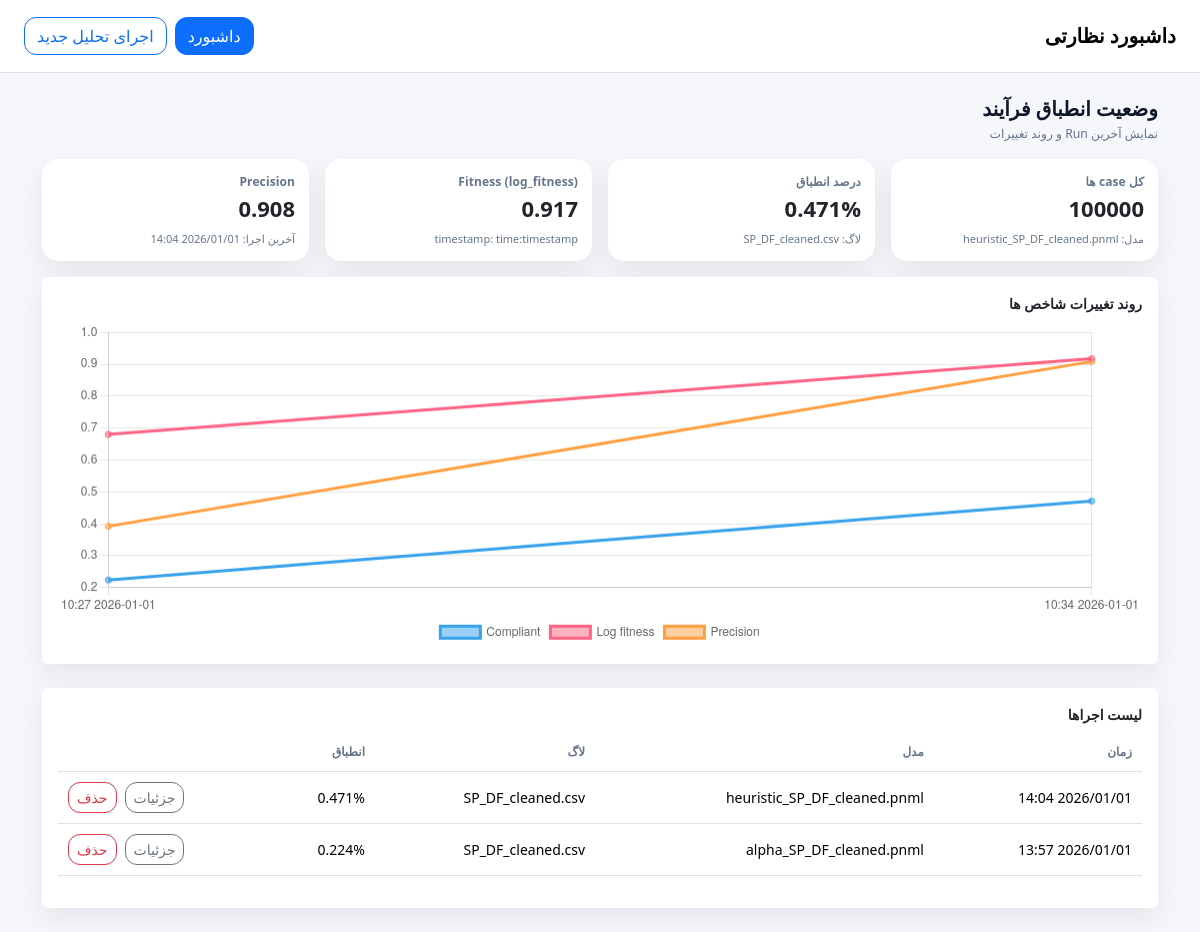
The page / on the database its author committed.
### monitoring/models.py (models this page shows, shortened)
class ConformanceRun(models.Model):
    created_at = models.DateTimeField(auto_now_add=True)
    model_file = models.CharField(max_length=255)
    log_file = models.CharField(max_length=255)
    timestamp_key_used = models.CharField(max_length=255, blank=True, default="")
    total_cases = models.IntegerField()
    compliant_cases = models.IntegerField()
    non_compliant_cases = models.IntegerField()
    compliant_percentage = models.FloatField()
    non_compliant_percentage = models.FloatField()
    log_fitness = models.FloatField(null=True, blank=True)
    average_trace_fitness = models.FloatField(null=True, blank=True)
    percentage_of_fitting_traces = models.FloatField(null=True, blank=True)
    precision = models.FloatField(null=True, blank=True)
    summary_json_path = models.CharField(max_length=500, blank=True, default="")
    compliant_csv_path = models.CharField(max_length=500, blank=True, default="")
    non_compliant_csv_path = models.CharField(max_length=500, blank=True, default="")
    pnml_path = models.CharField(max_length=500, blank=True, default="")
    log_csv_path = models.CharField(max_length=500, blank=True, default="")

### monitoring/views.py (the view)
# urls.py: path("", views.index, name="index"),
def index(request):
    runs = ConformanceRun.objects.order_by('-created_at')
    latest = runs.first()
    runs_rev = list(runs)[::-1]
    labels = [r.created_at.strftime('%Y-%m-%d %H:%M') for r in runs_rev]
    compliant_series = [r.compliant_percentage for r in runs_rev]
    fitness_series = [r.log_fitness for r in runs_rev]
    precision_series = [r.precision for r in runs_rev]
    return render(request, 'monitoring/index.html', {
        'runs': runs,
        'latest': latest,
        'labels': labels,
        'compliant_series': compliant_series,
        'fitness_series': fitness_series,
        'precision_series': precision_series,
    })

### monitoring/templates/monitoring/index.html (shortened to what this page needs)
{% extends "monitoring/base.html" %}
{% block content %}
<div class="d-flex align-items-start justify-content-between flex-wrap gap-2 mb-3">
  <div>
    <h5 class="fw-bold mb-1">وضعیت انطباق فرآیند</h5>
    <div class="muted small">نمایش آخرین Run و روند تغییرات</div>
  </div>
</div>
{% if latest %}
<div class="row g-3 mb-3">
  <div class="col-12 col-md-6 col-xl-3">
    <div class="card card-kpi shadow-soft">
      <div class="card-body">
        <div class="muted kpi-label mb-1">کل case ها</div>
        <div class="kpi-value mono">{{ latest.total_cases }}</div>
        <div class="muted kpi-sub mt-2">مدل: {{ latest.model_file }}</div>
      </div>
    </div>
  </div>
  <div class="col-12 col-md-6 col-xl-3">
    <div class="card card-kpi shadow-soft">
      <div class="card-body">
        <div class="muted kpi-label mb-1">درصد انطباق</div>
        <div class="kpi-value mono">{{ latest.compliant_percentage|floatformat:3 }}%</div>
        <div class="muted kpi-sub mt-2">لاگ: {{ latest.log_file }}</div>
      </div>
    </div>
  </div>
  <div class="col-12 col-md-6 col-xl-3">
    <div class="card card-kpi shadow-soft">
      <div class="card-body">
        <div class="muted kpi-label mb-1">Fitness (log_fitness)</div>
        <div class="kpi-value mono">
          {{ latest.log_fitness|floatformat:3|default:"-" }}
        </div>
        <div class="muted kpi-sub mt-2">
          timestamp: {{ latest.timestamp_key_used|default:"-" }}
        </div>
      </div>
    </div>
  </div>
  <div class="col-12 col-md-6 col-xl-3">
    <div class="card card-kpi shadow-soft">
      <div class="card-body">
        <div class="muted kpi-label mb-1">Precision</div>
        <div class="kpi-value mono">
          {{ latest.precision|floatformat:3|default:"-" }}
        </div>
        <div class="muted kpi-sub mt-2">
          آخرین اجرا: {{ latest.created_at|date:"Y/m/d H:i" }}
        </div>
      </div>
    </div>
  </div>
</div>
<div class="card shadow-soft border-0 mb-4">
  <div class="card-body">
    <div class="fw-bold mb-2">روند تغییرات شاخص ها</div>
    <canvas id="trendChart" height="90"></canvas>
  </div>
</div>
<script>
  const labels = {{ labels|safe }};
  const compliantSeries = {{ compliant_series|safe }};
  const fitnessSeries = {{ fitness_series|safe }};
  const precisionSeries = {{ precision_series|safe }};
  new Chart(document.getElementById("trendChart"), {
    type: "line",
    data: {
      labels: labels,
      datasets: [
        { label: "Compliant", data: compliantSeries, tension: 0.35 },
        { label: "Log fitness", data: fitnessSeries, tension: 0.35 },
        { label: "Precision", data: precisionSeries, tension: 0.35 },
      ]
    },
    options: {
      responsive: true,
      plugins: {
        legend: { position: "bottom" }
      },
      scales: {
        y: { beginAtZero: false }
      }
    }
  });
</script>
<div class="card shadow-soft border-0">
  <div class="card-body">
    <div class="fw-bold mb-2">لیست اجراها</div>
    <div class="table-responsive">
      <table class="table table-sm align-middle">
        <thead>
          <tr class="muted">
            <th>زمان</th>
            <th>مدل</th>
            <th>لاگ</th>
            <th>انطباق</th>
            <th></th>
          </tr>
        </thead>
        <tbody>
        {% for r in runs %}
          <tr>
            <td class="mono">{{ r.created_at|date:"Y/m/d H:i" }}</td>
            <td>{{ r.model_file }}</td>
            <td>{{ r.log_file }}</td>
            <td class="mono">{{ r.compliant_percentage|floatformat:3 }}%</td>
            <td class="text-end">
              <div class="d-flex justify-content-end gap-2">
                <a class="btn btn-sm btn-outline-secondary" href="{% url 'monitoring:run_detail' r.id %}">
                  جزئیات
                </a>
                <form method="post" action="{% url 'monitoring:run_delete' r.id %}" class="m-0">
                  <button
                    type="submit"
                    class="btn btn-sm btn-outline-danger"
                    onclick="return confirm('این Run حذف شود؟ این عملیات قابل بازگشت نیست.');">
                    حذف
                  </button>
                </form>
              </div>
            </td>
          </tr>
        {% endfor %}
        </tbody>
      </table>
    </div>
  </div>
</div>
{% else %}
<div class="alert alert-info border-0 shadow-soft">
  هنوز هیچ Run ای ثبت نشده است.
  از دکمه <b>اجرای تحلیل جدید</b> استفاده کنید.
</div>
{% endif %}
{% endblock %}

### monitoring/templates/monitoring/base.html (shortened to what this page needs)
<!doctype html>
<html lang="fa" dir="rtl">
<head>
  <link rel="stylesheet" href="https://cdn.jsdelivr.net/npm/vazirmatn@33.0.3/Vazirmatn-font-face.css">
  <link rel="stylesheet" href="https://cdn.jsdelivr.net/npm/bootstrap@5.3.3/dist/css/bootstrap.rtl.min.css">
</head>
<body>
<nav class="navbar navbar-expand-lg bg-white border-bottom">
  <div class="container-fluid px-4 py-2 align-items-center">
    <a class="navbar-brand fw-bold m-0" href="{% url 'monitoring:index' %}">
      داشبورد نظارتی
    </a>
    <div class="d-flex gap-2 ms-auto">
      <a
        href="{% url 'monitoring:index' %}"
        class="btn {% if request.resolver_match.url_name == 'index' or request.resolver_match.url_name == 'run_detail' %}btn-primary{% else %}btn-outline-primary{% endif %}">
        داشبورد
      </a>
      <a
        href="{% url 'monitoring:upload' %}"
        class="btn {% if request.resolver_match.url_name == 'upload' %}btn-primary{% else %}btn-outline-primary{% endif %}">
        اجرای تحلیل جدید
      </a>
    </div>
  </div>
</nav>
<main class="container my-4">
  {% block content %}{% endblock %}
</main>
</body>
</html>

### monitoring/templates/monitoring/base.html (style rules this page uses)
:root { --bg:#f6f7fb; --text:#0f172a; --muted:#64748b; --card:#ffffff; }
body { background: var(--bg); color: var(--text); font-family: Vazirmatn, ui-sans-serif, system-ui; font-size: 14px; }
.shadow-soft { box-shadow: 0 10px 28px rgba(15, 23, 42, .08); }
.muted { color: var(--muted); }
.mono { font-variant-numeric: tabular-nums; }
.card-kpi { border: 0; border-radius: 16px; background: var(--card); }
.card-kpi .card-body { padding: 14px 14px; }
.kpi-label { font-size: 12px; font-weight: 600; letter-spacing: .1px; }
.kpi-value { font-size: 22px; font-weight: 800; line-height: 1.25; margin-top: 4px; }
.kpi-sub { font-size: 11px; margin-top: 6px; }
.table td, .table th { padding: 10px 10px; }
.table thead th { font-size: 12px; color: var(--muted); font-weight: 700; }
.btn { border-radius: 12px; }

### rows shown on the page
ConformanceRun: total_cases "100000", model_file "heuristic_SP_DF_cleaned.pnml", compliant_percentage "0.471", log_file "SP_DF_cleaned.csv", log_fitness "0.917", timestamp_key_used "time:timestamp", precision "0.908", created_at "2026/01/01 14:04"
ConformanceRun: created_at "2026/01/01 13:57", model_file "alpha_SP_DF_cleaned.pnml", log_file "SP_DF_cleaned.csv", compliant_percentage "0.224"

### other values the page prints
chart data {{ compliant_series|safe }} [0.22373, 0.47127]
chart data {{ fitness_series|safe }} [0.6797901282838119, 0.9173290234278992]
chart data {{ precision_series|safe }} [0.39219145719121296, 0.9082817362189379]
